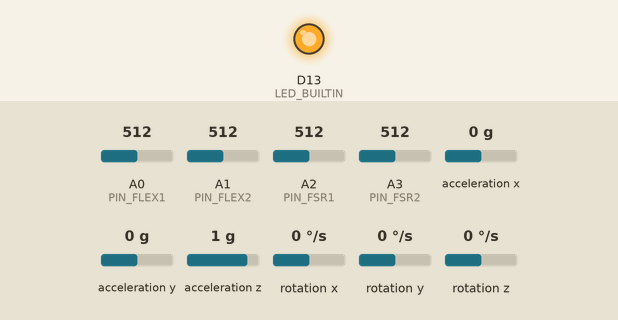
This sketch was run on a simulated Arduino Zero (SAMD21). Shown: output pins drawn as LEDs (lit = HIGH). Inputs (shaded band) come from the test bench; at power-on: acceleration x 0 g, A0 (PIN_FLEX1) = 512, A1 (PIN_FLEX2) = 512, A2 (PIN_FSR1) = 512, A3 (PIN_FSR2) = 512, acceleration y 0 g, acceleration z 1 g, rotation x 0 °/s, rotation y 0 °/s, rotation z 0 °/s (analog values on the 0–1023 scale). What the sketch prints to the serial monitor is not drawn.

Above: at 1.2 s.
1.3 s: acceleration x set to -0.8 g
2.8 s: acceleration x set to -1.1 g
At 4.0 s:
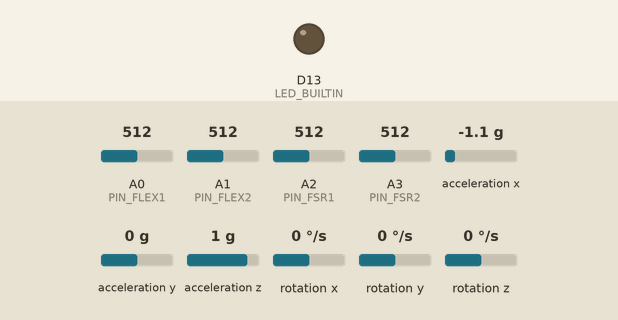
4.3 s: acceleration x set to 0 g
At 5.0 s:
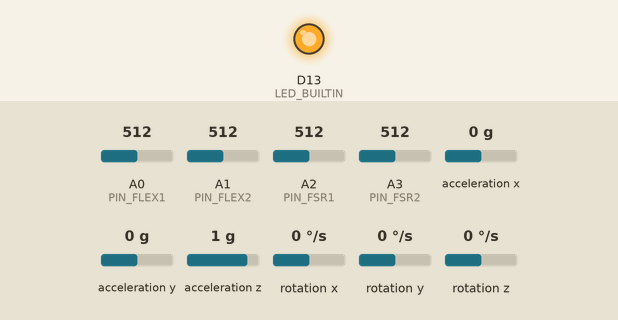
5.8 s: acceleration x set to -1.4 g
At 6.3 s:
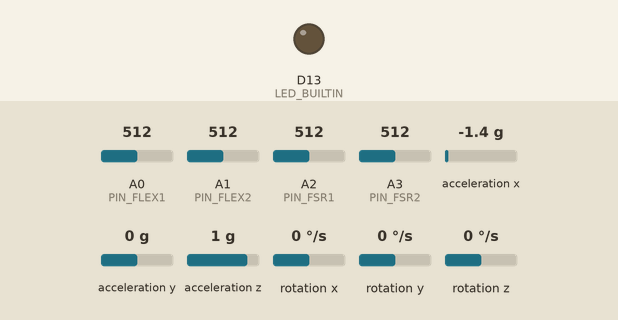
Timing chart, 0 to 8.3 s (numbered marks = the images above; inputs shaded):
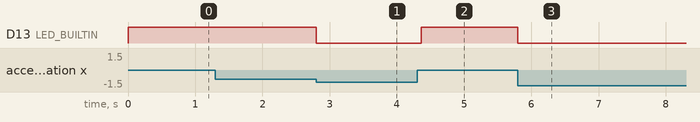

Measured:
- the behaviour switches between -0.9 and -1 g on acceleration x (found by bisection; images 0 and 1)
- after the input at 2.8 s, D13 (LED_BUILTIN): HIGH → LOW at once
- after the input at 4.3 s, D13 (LED_BUILTIN): LOW → HIGH after 0.06 s
- after the input at 5.8 s, D13 (LED_BUILTIN): HIGH → LOW at once

The sketch:

tactiq_ring.ino
```cpp
/*
  Tactiq ring — bench acquisition firmware (build-plan step 1).

  Board:   Seeed XIAO nRF52840 Sense (built-in LSM6DS3TR-C IMU)
  Sensors: 2x flex sensor + 2x FSR pressure pad on the ADC pins
  Output:  timestamped multichannel sample stream over USB serial

  Line format (CSV, one sample per line):
    I,<t_us>,<ax_g>,<ay_g>,<az_g>,<gx_dps>,<gy_dps>,<gz_dps>   ~208 Hz
    A,<t_us>,<flex1>,<flex2>,<fsr1>,<fsr2>                      100 Hz
  Lines starting with '#' are comments/metadata for the host.

  Wiring (see README for the divider diagrams):
    A0  flex 1 divider tap     A2  FSR 1 divider tap
    A1  flex 2 divider tap     A3  FSR 2 divider tap

  The sketch runs fine with nothing wired to A0-A3 (the pins float),
  so the IMU + host pipeline can be tested with just the bare board.
*/

#include <LSM6DS3.h>
#include <Wire.h>

const int PIN_FLEX1 = A0;
const int PIN_FLEX2 = A1;
const int PIN_FSR1  = A2;
const int PIN_FSR2  = A3;

// 208 Hz is the LSM6DS3's native ODR closest to the 200 Hz target.
const uint32_t IMU_PERIOD_US = 4808;   // ~208 Hz
const uint32_t ADC_PERIOD_US = 10000;  // 100 Hz

// Blink the user LED when |accel| spikes — bench feedback that a tap
// registered, before any classifier exists. LED is active-low on the XIAO.
const float TAP_BLINK_G = 1.35f;
const uint32_t BLINK_US = 60000;

LSM6DS3 imu(I2C_MODE, 0x6A);  // IMU on the internal I2C bus

uint32_t nextImuUs, nextAdcUs;
uint32_t ledOffUs = 0;
bool ledOn = false;

void setup() {
  Serial.begin(115200);  // USB CDC ignores baud; value is nominal
  uint32_t t0 = millis();
  while (!Serial && millis() - t0 < 4000) {}

  pinMode(LED_BUILTIN, OUTPUT);
  digitalWrite(LED_BUILTIN, HIGH);  // off

  analogReadResolution(12);  // 0..4095 counts

  imu.settings.accelSampleRate = 208;
  imu.settings.accelRange      = 8;     // g — tap transients clip at 2 g
  imu.settings.gyroSampleRate  = 208;
  imu.settings.gyroRange       = 1000;  // dps

  if (imu.begin() != 0) {
    Serial.println("# ERROR: IMU init failed");
  }

  Serial.println("# tactiq-ring fw 0.1");
  Serial.println("# fmt I,t_us,ax_g,ay_g,az_g,gx_dps,gy_dps,gz_dps");
  Serial.println("# fmt A,t_us,flex1,flex2,fsr1,fsr2");

  nextImuUs = nextAdcUs = micros();
}

void printImuLine(uint32_t t) {
  float ax = imu.readFloatAccelX();
  float ay = imu.readFloatAccelY();
  float az = imu.readFloatAccelZ();

  Serial.print('I'); Serial.print(',');
  Serial.print(t);   Serial.print(',');
  Serial.print(ax, 3); Serial.print(',');
  Serial.print(ay, 3); Serial.print(',');
  Serial.print(az, 3); Serial.print(',');
  Serial.print(imu.readFloatGyroX(), 1); Serial.print(',');
  Serial.print(imu.readFloatGyroY(), 1); Serial.print(',');
  Serial.println(imu.readFloatGyroZ(), 1);

  float mag = sqrtf(ax * ax + ay * ay + az * az);
  if (mag > TAP_BLINK_G) {
    digitalWrite(LED_BUILTIN, LOW);  // on
    ledOn = true;
    ledOffUs = t + BLINK_US;
  }
}

void printAdcLine(uint32_t t) {
  Serial.print('A'); Serial.print(',');
  Serial.print(t);   Serial.print(',');
  Serial.print(analogRead(PIN_FLEX1)); Serial.print(',');
  Serial.print(analogRead(PIN_FLEX2)); Serial.print(',');
  Serial.print(analogRead(PIN_FSR1));  Serial.print(',');
  Serial.println(analogRead(PIN_FSR2));
}

void loop() {
  uint32_t now = micros();

  // Signed subtraction keeps the schedule correct across micros() rollover
  // (~71 min); the host unwraps the timestamps on its side.
  if ((int32_t)(now - nextImuUs) >= 0) {
    printImuLine(now);
    nextImuUs += IMU_PERIOD_US;
    if ((int32_t)(now - nextImuUs) > (int32_t)(4 * IMU_PERIOD_US)) {
      nextImuUs = now;  // fell behind (host stalled) — resync, don't burst
    }
  }

  if ((int32_t)(now - nextAdcUs) >= 0) {
    printAdcLine(now);
    nextAdcUs += ADC_PERIOD_US;
    if ((int32_t)(now - nextAdcUs) > (int32_t)(4 * ADC_PERIOD_US)) {
      nextAdcUs = now;
    }
  }

  if (ledOn && (int32_t)(now - ledOffUs) >= 0) {
    digitalWrite(LED_BUILTIN, HIGH);
    ledOn = false;
  }
}
```
